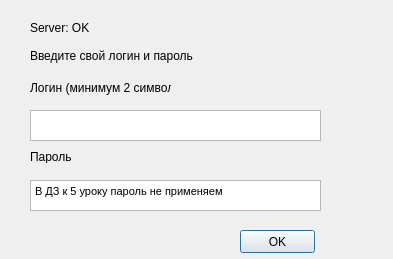
<?xml version="1.0" encoding="UTF-8"?>
<ui version="4.0">
 <class>Dialog</class>
 <widget class="QDialog" name="Dialog">
  <property name="geometry">
   <rect>
    <x>0</x>
    <y>0</y>
    <width>393</width>
    <height>259</height>
   </rect>
  </property>
  <property name="windowTitle">
   <string>login_window</string>
  </property>
  <widget class="QLabel" name="label_3">
   <property name="geometry">
    <rect>
     <x>30</x>
     <y>40</y>
     <width>381</width>
     <height>31</height>
    </rect>
   </property>
   <property name="text">
    <string>Введите свой логин и пароль</string>
   </property>
  </widget>
  <widget class="QPushButton" name="pushButton">
   <property name="geometry">
    <rect>
     <x>240</x>
     <y>230</y>
     <width>75</width>
     <height>23</height>
    </rect>
   </property>
   <property name="text">
    <string>OK</string>
   </property>
  </widget>
  <widget class="QLabel" name="label">
   <property name="geometry">
    <rect>
     <x>30</x>
     <y>150</y>
     <width>47</width>
     <height>13</height>
    </rect>
   </property>
   <property name="text">
    <string>Пароль</string>
   </property>
  </widget>
  <widget class="QLabel" name="label_2">
   <property name="geometry">
    <rect>
     <x>30</x>
     <y>80</y>
     <width>141</width>
     <height>16</height>
    </rect>
   </property>
   <property name="text">
    <string>Логин (минимум 2 символа)</string>
   </property>
  </widget>
  <widget class="QTextEdit" name="textEdit">
   <property name="geometry">
    <rect>
     <x>30</x>
     <y>110</y>
     <width>291</width>
     <height>31</height>
    </rect>
   </property>
   <property name="html">
    <string>&lt;!DOCTYPE HTML PUBLIC &quot;-//W3C//DTD HTML 4.0//EN&quot; &quot;http://www.w3.org/TR/REC-html40/strict.dtd&quot;&gt;
&lt;html&gt;&lt;head&gt;&lt;meta name=&quot;qrichtext&quot; content=&quot;1&quot; /&gt;&lt;style type=&quot;text/css&quot;&gt;
p, li { white-space: pre-wrap; }
&lt;/style&gt;&lt;/head&gt;&lt;body style=&quot; font-family:'MS Shell Dlg 2'; font-size:8.25pt; font-weight:400; font-style:normal;&quot;&gt;
&lt;p style=&quot;-qt-paragraph-type:empty; margin-top:0px; margin-bottom:0px; margin-left:0px; margin-right:0px; -qt-block-indent:0; text-indent:0px;&quot;&gt;&lt;br /&gt;&lt;/p&gt;&lt;/body&gt;&lt;/html&gt;</string>
   </property>
  </widget>
  <widget class="QTextEdit" name="textEdit_2">
   <property name="geometry">
    <rect>
     <x>30</x>
     <y>180</y>
     <width>291</width>
     <height>31</height>
    </rect>
   </property>
   <property name="html">
    <string>&lt;!DOCTYPE HTML PUBLIC &quot;-//W3C//DTD HTML 4.0//EN&quot; &quot;http://www.w3.org/TR/REC-html40/strict.dtd&quot;&gt;
&lt;html&gt;&lt;head&gt;&lt;meta name=&quot;qrichtext&quot; content=&quot;1&quot; /&gt;&lt;style type=&quot;text/css&quot;&gt;
p, li { white-space: pre-wrap; }
&lt;/style&gt;&lt;/head&gt;&lt;body style=&quot; font-family:'MS Shell Dlg 2'; font-size:8.25pt; font-weight:400; font-style:normal;&quot;&gt;
&lt;p style=&quot; margin-top:0px; margin-bottom:0px; margin-left:0px; margin-right:0px; -qt-block-indent:0; text-indent:0px;&quot;&gt;В ДЗ к 5 уроку пароль не применяем&lt;/p&gt;&lt;/body&gt;&lt;/html&gt;</string>
   </property>
  </widget>
  <widget class="QLabel" name="label_4">
   <property name="geometry">
    <rect>
     <x>30</x>
     <y>20</y>
     <width>171</width>
     <height>16</height>
    </rect>
   </property>
   <property name="text">
    <string>Server: OK</string>
   </property>
  </widget>
  <widget class="QLabel" name="label_5">
   <property name="geometry">
    <rect>
     <x>180</x>
     <y>80</y>
     <width>191</width>
     <height>16</height>
    </rect>
   </property>
   <property name="text">
    <string/>
   </property>
  </widget>
 </widget>
 <resources/>
 <connections/>
</ui>
